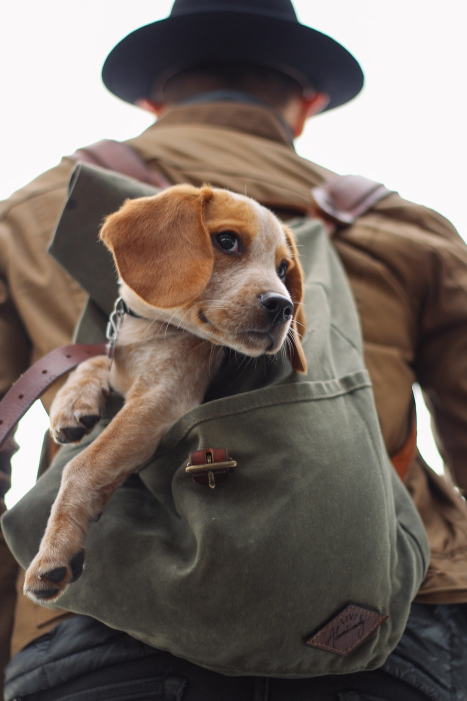
#> input picture DATA/dog_backpack.png, 934 x 1401 px, found by its file name (shown at 1/2 size)
$ python assessment_image_basic.py
#> lines starting #> are read from the running program, lines starting #| are printed output that depends on the picture
import cv2
import numpy as np
import matplotlib.pyplot as plt

img = cv2.imread("Computer-Vision-with-Python/DATA/dog_backpack.png")
#> img is the input picture: shape (1401, 934, 3); mean B, G, R 99.5, 106.7, 118.1
plt.imshow(img)

img_rgb = cv2.cvtColor(img, cv2.COLOR_BGR2RGB)
plt.imshow(img_rgb)

new_img = img_rgb.copy()
new_img = cv2.flip(new_img, 0)
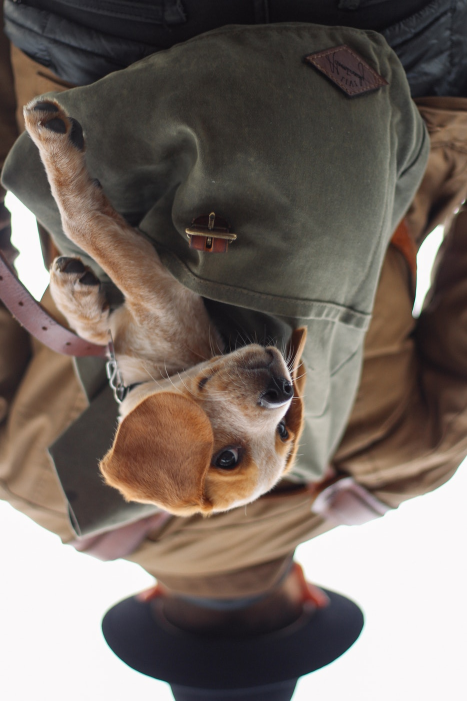
#> new_img: shape (1401, 934, 3) (shown at 1/2 size); mean R, G, B 118.1, 106.7, 99.5
plt.imshow(new_img)


pt1 = (200, 380)
pt2 = (600, 700)
cv2.rectangle(img_rgb, pt1=pt1, pt2=pt2, color=(255,0,0), thickness=10)
plt.imshow(img_rgb)

vertices = np.array([ [200, 700], [ 425, 400 ], [600, 700] ], np.int32)
vertices.shape

pts = vertices.reshape((-1, 1, 2))

cv2.polylines(img_rgb, [pts], isClosed=True, color=(0,0,255), thickness=29)
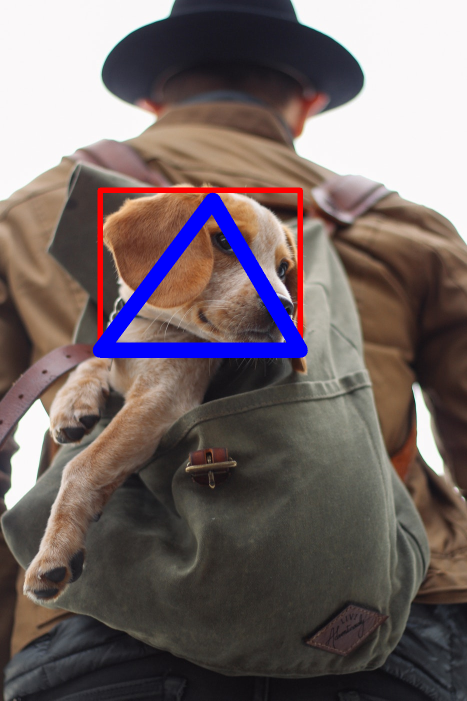
#> img_rgb: shape (1401, 934, 3) (shown at 1/2 size); mean R, G, B 115.8, 103.2, 103.2

plt.imshow(img_rgb)
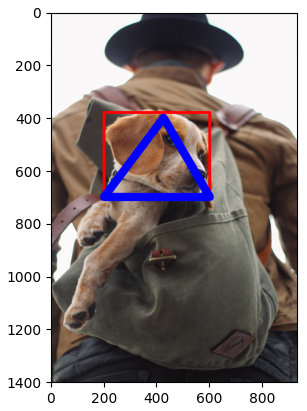
#> figure drawn by matplotlib, 1 panel; B, G, R data is drawn as R, G, B
